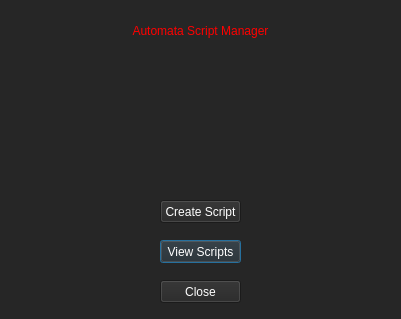
<?xml version="1.0" encoding="UTF-8"?>
<ui version="4.0">
 <class>create_input</class>
 <widget class="QDialog" name="create_input">
  <property name="geometry">
   <rect>
    <x>0</x>
    <y>0</y>
    <width>401</width>
    <height>319</height>
   </rect>
  </property>
  <property name="windowTitle">
   <string>Dialog</string>
  </property>
  <property name="styleSheet">
   <string notr="true">background-color: rgb(38, 38, 38);</string>
  </property>
  <widget class="QLabel" name="title_label">
   <property name="geometry">
    <rect>
     <x>40</x>
     <y>10</y>
     <width>321</width>
     <height>41</height>
    </rect>
   </property>
   <property name="styleSheet">
    <string notr="true">font: 16pt &quot;Verdana&quot;;
color: rgb(255, 0, 0);</string>
   </property>
   <property name="text">
    <string>Automata Script Manager</string>
   </property>
   <property name="scaledContents">
    <bool>true</bool>
   </property>
   <property name="alignment">
    <set>Qt::AlignCenter</set>
   </property>
  </widget>
  <widget class="QPushButton" name="view_button">
   <property name="geometry">
    <rect>
     <x>160</x>
     <y>240</y>
     <width>81</width>
     <height>23</height>
    </rect>
   </property>
   <property name="styleSheet">
    <string notr="true">color: rgb(255, 255, 255);</string>
   </property>
   <property name="text">
    <string>View Scripts</string>
   </property>
  </widget>
  <widget class="QPushButton" name="close_button">
   <property name="geometry">
    <rect>
     <x>160</x>
     <y>280</y>
     <width>81</width>
     <height>23</height>
    </rect>
   </property>
   <property name="styleSheet">
    <string notr="true">color: rgb(255, 255, 255);</string>
   </property>
   <property name="text">
    <string>Close</string>
   </property>
  </widget>
  <widget class="QLabel" name="label">
   <property name="geometry">
    <rect>
     <x>130</x>
     <y>60</y>
     <width>141</width>
     <height>121</height>
    </rect>
   </property>
   <property name="text">
    <string/>
   </property>
   <property name="pixmap">
    <pixmap>Automata.jpg</pixmap>
   </property>
   <property name="scaledContents">
    <bool>true</bool>
   </property>
  </widget>
  <widget class="QPushButton" name="create_button">
   <property name="geometry">
    <rect>
     <x>160</x>
     <y>200</y>
     <width>81</width>
     <height>23</height>
    </rect>
   </property>
   <property name="styleSheet">
    <string notr="true">color: rgb(255, 255, 255);
border-color: rgb(255, 0, 0);</string>
   </property>
   <property name="text">
    <string>Create Script</string>
   </property>
  </widget>
 </widget>
 <resources/>
 <connections/>
</ui>
